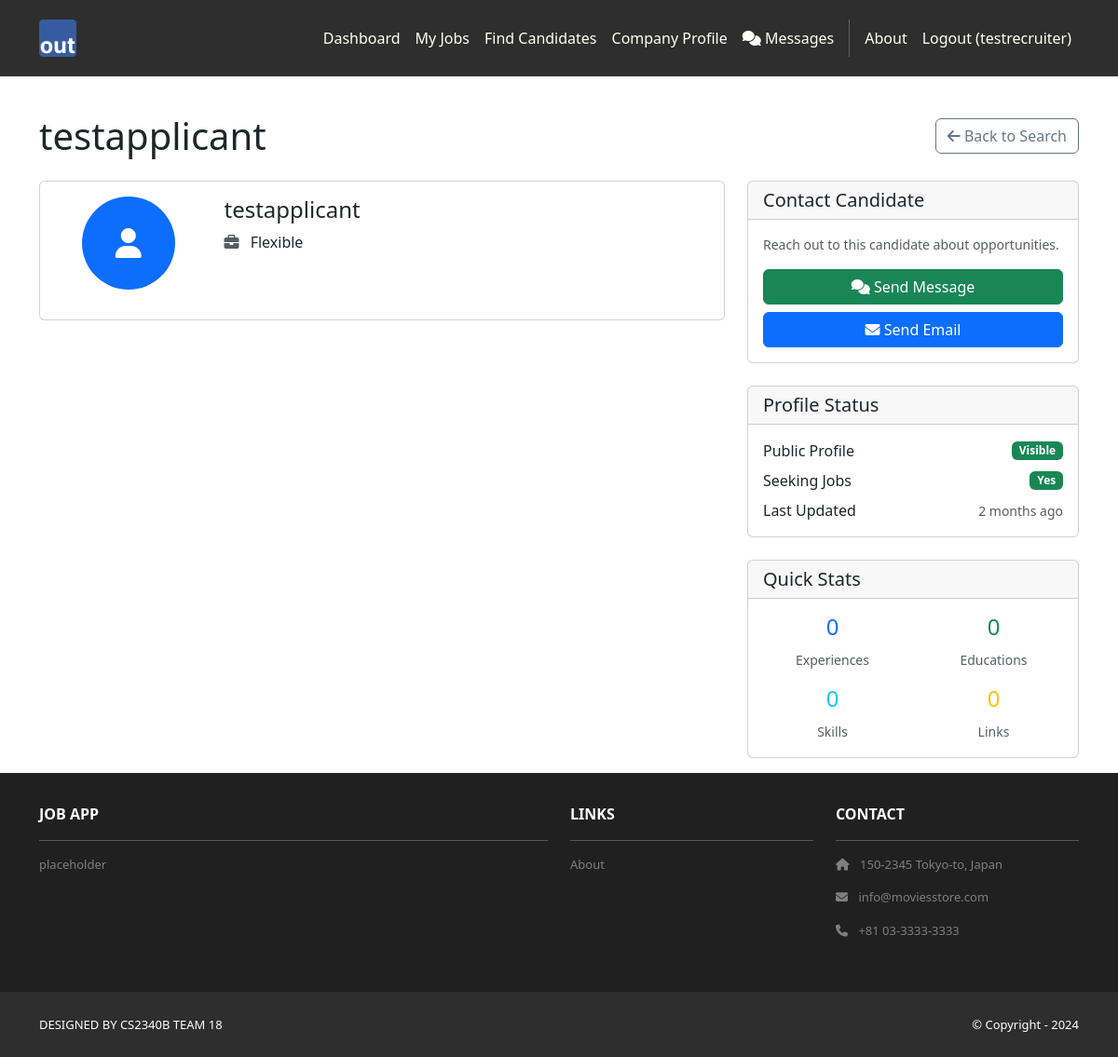
/recruiters/candidates/1/ (signed in), run on an earlier commit of the app's database.
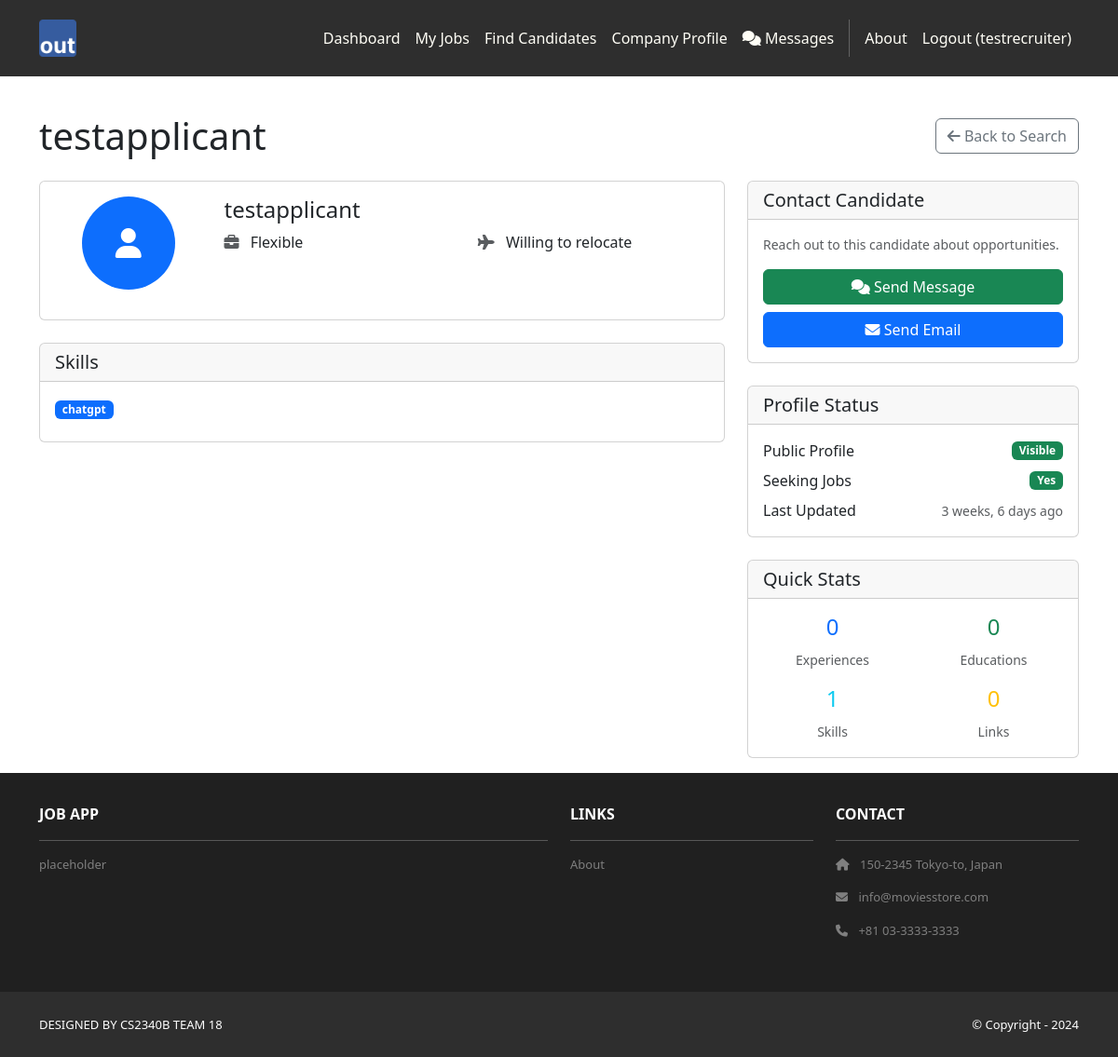
And on a later commit of the database.
### applicants/models.py (models this page shows, shortened)
class ApplicantProfile(models.Model):
    user = models.OneToOneField(User, on_delete=models.CASCADE, related_name='applicant_profile')
    headline = models.CharField(
        max_length=200,
        blank=True,
        help_text="A brief professional headline (e.g., 'Software Developer with 5 years experience')"
    )
    phone = models.CharField(max_length=20, blank=True)
    city = models.CharField(max_length=100, blank=True, help_text="City")
    state = models.CharField(max_length=100, blank=True, help_text="State or Province")
    country = models.CharField(max_length=100, blank=True, help_text="Country")
    postal_code = models.CharField(max_length=20, blank=True, help_text="Postal/ZIP Code")
    latitude = models.DecimalField(
        max_digits=9, decimal_places=6, null=True, blank=True,
        help_text="Latitude coordinate (auto-populated if possible)"
    )
    longitude = models.DecimalField(
        max_digits=9, decimal_places=6, null=True, blank=True,
        help_text="Longitude coordinate (auto-populated if possible)"
    )
    location = models.CharField(max_length=200, blank=True, help_text="Full location display (auto-generated)")
    willing_to_relocate = models.BooleanField(default=False, help_text="Willing to relocate for work")
    remote_work_preference = models.CharField(
        max_length=20,
        choices=[
            ('remote_only', 'Remote Only'),
            ('hybrid', 'Hybrid'),
            ('onsite_only', 'Onsite Only'),
            ('flexible', 'Flexible'),
        ],
        default='flexible',
        help_text="Remote work preference"
    )
    summary = models.TextField(
        blank=True,
        help_text="A brief summary of your professional background and career goals"
    )
    skills = models.TextField(
        blank=True,
        help_text="List your key skills separated by commas (e.g., 'Python, Django, React, SQL')"
    )
    linkedin_url = models.URLField(blank=True, help_text="Your LinkedIn profile URL")
    github_url = models.URLField(blank=True, help_text="Your GitHub profile URL")
    portfolio_url = models.URLField(blank=True, help_text="Your portfolio or personal website URL")
    other_url = models.URLField(blank=True, help_text="Any other relevant professional URL")
    is_public = models.BooleanField(default=True, help_text="Make profile visible to recruiters")
    is_seeking_jobs = models.BooleanField(default=True, help_text="Currently looking for job opportunities")
    created_at = models.DateTimeField(auto_now_add=True)
    updated_at = models.DateTimeField(auto_now=True)
    def get_skills_list(self):
        if self.skills:
            return [skill.strip() for skill in self.skills.split(',') if skill.strip()]
        return []
    def get_short_location(self):
        location_parts = []
        if self.city:
            location_parts.append(self.city)
        if self.state:
            location_parts.append(self.state)
        return ', '.join(location_parts) if location_parts else ''
    class Meta:
        verbose_name = "Applicant Profile"
        verbose_name_plural = "Applicant Profiles"

### recruiters/views.py (the view)
# urls.py: path('candidates/<int:pk>/', views.candidate_detail, name='candidate_detail'),
@recruiter_required
def candidate_detail(request, pk):
    candidate = get_object_or_404(ApplicantProfile, pk=pk, is_public=True)
    template_data = {
        'title': f'{candidate.user.get_full_name()} - Profile',
        'user_type': 'recruiter'
    }
    return render(request, 'recruiters/candidate_detail.html', {
        'template_data': template_data,
        'candidate': candidate
    })

### recruiters/templates/recruiters/candidate_detail.html (shortened to what the changed rows need)
{% extends 'base.html' %}
{% block content %}
<div class="p-3 mt-4">
  <div class="container">
    <div class="row">
      <div class="col-12">
        <div class="d-flex justify-content-between align-items-center mb-4">
          <h1 class="mb-0">{{ candidate.user.get_full_name|default:candidate.user.username }}</h1>
          <a href="{% url 'recruiters:candidates' %}" class="btn btn-outline-secondary">
            <i class="fas fa-arrow-left"></i> Back to Search
          </a>
        </div>
      </div>
    </div>
    <div class="row">
      <div class="col-lg-8">
        <div class="card mb-4">
          <div class="card-body">
            <div class="row">
              <div class="col-md-9">
                <h4 class="card-title">{{ candidate.user.get_full_name|default:candidate.user.username }}</h4>
                <div class="row">
                  <div class="col-sm-6 mb-2">
                    <i class="fas fa-briefcase text-muted"></i>
                    <span class="ms-2">{{ candidate.get_remote_work_preference_display }}</span>
                  </div>
                  {% if candidate.willing_to_relocate %}
                    <div class="col-sm-6 mb-2">
                      <i class="fas fa-plane text-muted"></i>
                      <span class="ms-2">Willing to relocate</span>
                    </div>
                  {% endif %}
                </div>
              </div>
            </div>
          </div>
        </div>
        {% if candidate.get_skills_list %}
          <div class="card mb-4">
            <div class="card-header">
              <h5 class="mb-0">Skills</h5>
            </div>
            <div class="card-body">
              {% for skill in candidate.get_skills_list %}
                <span class="badge bg-primary me-2 mb-2">{{ skill }}</span>
              {% endfor %}
            </div>
          </div>
        {% endif %}
      </div>
      <div class="col-lg-4">
        <div class="card mb-4">
          <div class="card-body">
            <div class="d-flex justify-content-between align-items-center">
              <span>Last Updated</span>
              <small class="text-muted">{{ candidate.updated_at|timesince }} ago</small>
            </div>
          </div>
        </div>
        <div class="card">
          <div class="card-body">
            <div class="row text-center">
              <div class="col-6 mb-3">
                <div class="h4 text-primary">{{ candidate.work_experience.count }}</div>
                <small class="text-muted">Experience{{ candidate.work_experience.count|pluralize }}</small>
              </div>
              <div class="col-6 mb-3">
                <div class="h4 text-success">{{ candidate.education.count }}</div>
                <small class="text-muted">Education{{ candidate.education.count|pluralize }}</small>
              </div>
              <div class="col-6">
                <div class="h4 text-info">{{ candidate.get_skills_list|length }}</div>
                <small class="text-muted">Skills</small>
              </div>
            </div>
          </div>
        </div>
      </div>
    </div>
  </div>
</div>
{% endblock content %}

What changed in the data, as far as the page shows it:
changed ApplicantProfile "Flexible": willing_to_relocate False → True (drawn); skills empty → "chatgpt" (drawn); updated_at "2 months" → "3 weeks, 6 days"; get_skills_list|length "0" → "1"
Also different on the page:
text now shown: "Willing to relocate Skills"
new list line: "chatgpt"
